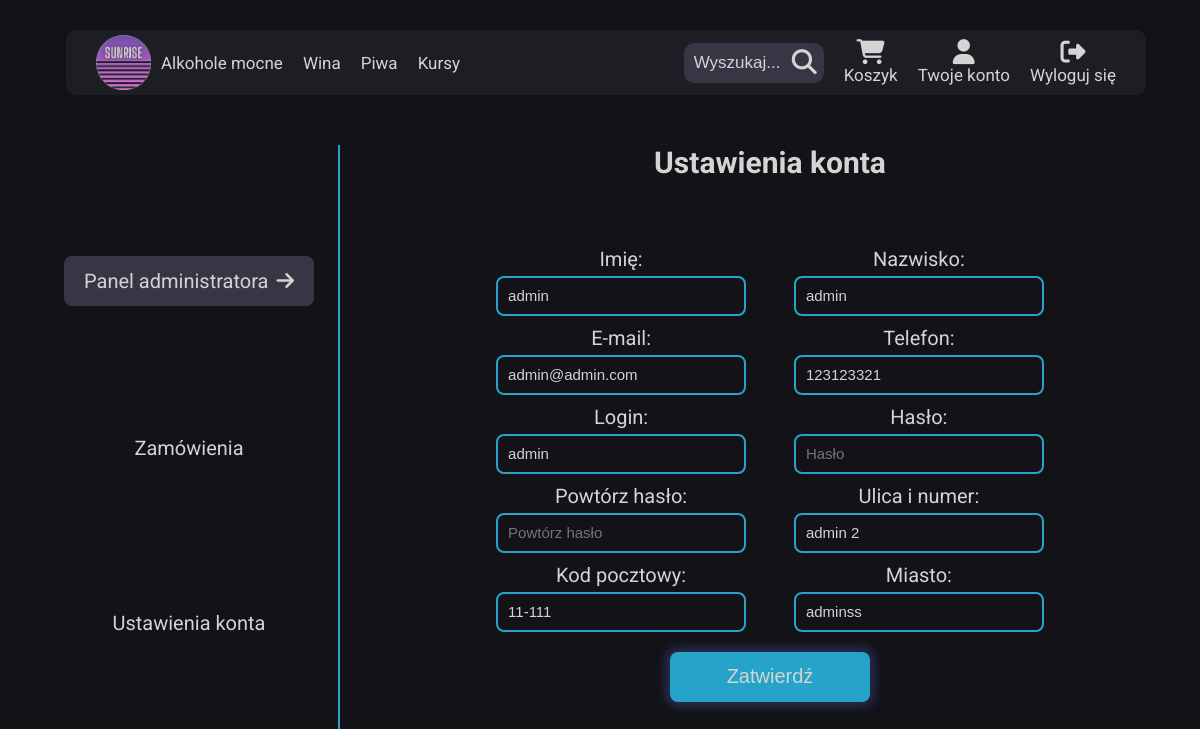
Screenshot of /html/user_panel/settings.php (signed in) with the database file from the repository.
### tables this page shows
CREATE TABLE `user` (
  `id` int(11) NOT NULL,
  `mail` varchar(100) NOT NULL,
  `login` varchar(20) NOT NULL,
  `pass` varchar(255) NOT NULL,
  `firstname` varchar(50) NOT NULL,
  `lastname` varchar(50) NOT NULL,
  `address_id` int(11) NOT NULL,
  `telephone` varchar(9) NOT NULL,
  `isAdmin` tinyint(1) NOT NULL,
  `isActive` tinyint(1) NOT NULL,
  `activationHash` varchar(255) NOT NULL,
  `create_date` datetime NOT NULL,
  `mod_date` datetime NOT NULL
);

CREATE TABLE `address` (
  `id` int(11) NOT NULL,
  `city` varchar(50) NOT NULL,
  `postal` varchar(10) NOT NULL,
  `address` varchar(75) NOT NULL,
  `create_date` datetime NOT NULL,
  `mod_date` datetime NOT NULL
);

### html/user_panel/settings.php (the view, shortened to what this page needs)
<?php
require_once('../../php/dblogin.php');
include '../menu_component.php';
?>
<h1 class="admin__headline">Ustawienia konta</h1>
<?php
$sql = 'select mail, login, pass, firstname, lastname, address_id, telephone from user where login like ?';
$query = $pdo->prepare($sql);
$query->execute([$_SESSION['login']]);
$user_info = $query->fetch();
$sql = 'select city, postal, address from address where id = ?';
$address_info = $pdo->prepare($sql);
$address_info->execute([$user_info['address_id']]);
$address_info = $address_info->fetch();
?>
<div class="admin__contentContainer admin__editContainer">
    <form class="admin__contentContainer--userForm" id="updateUserForm" method="post">
        <div class="admin__formContainer">
            <label for="name">Imię:</label>
            <input type="text" name="firstname" id="firstname" class="admin__contentContainer--input" placeholder="Imię" value="<?= $user_info['firstname'] ?>">
        </div>
        <div class="admin__formContainer">
            <label for="name">Nazwisko:</label>
            <input type="text" name="lastname" id="lastname" class="admin__contentContainer--input" placeholder="Nazwisko" value="<?= $user_info['lastname'] ?>">
        </div>
        <div class="admin__formContainer">
            <label for="name">E-mail:</label>
            <input type="email" name="email" id="email" class="admin__contentContainer--input" placeholder="Email" value="<?= $user_info['mail'] ?>">
        </div>
        <div class="admin__formContainer">
            <label for="name">Telefon:</label>
            <input type="number" name="phone" id="phone" class="admin__contentContainer--input" placeholder="Telefon" value="<?= $user_info['telephone'] ?>">
        </div>
        <div class="admin__formContainer">
            <label for="name">Login:</label>
            <input type="text" name="login" id="login" class="admin__contentContainer--input" placeholder="Login" value="<?= $user_info['login'] ?>">
        </div>
        <div class="admin__formContainer">
            <label for="name">Hasło:</label>
            <input type="password" name="password" id="password" class="admin__contentContainer--input" placeholder="Hasło">
        </div>
        <div class="admin__formContainer">
            <label for="name">Powtórz hasło:</label>
            <input type="password" name="password2" id="password2" class="admin__contentContainer--input" placeholder="Powtórz hasło">
        </div>
        <div class="admin__formContainer">
            <label for="name">Ulica i numer:</label>
            <input type="text" name="address" id="address" class="admin__contentContainer--input" placeholder="Ulica i numer" value="<?= $address_info['address'] ?>">
        </div>
        <div class="admin__formContainer">
            <label for="name">Kod pocztowy:</label>
            <input type="text" name="postcode" id="postcode" class="admin__contentContainer--input" placeholder="Kod pocztowy" value="<?= $address_info['postal'] ?>">
        </div>
        <div class="admin__formContainer">
            <label for="name">Miasto:</label>
            <input type="text" name="city" id="city" class="admin__contentContainer--input" placeholder="Miasto" value="<?= $address_info['city'] ?>">
        </div>
        <div class="admin__formContainer">
            <button type="submit" id="test" class="admin__contentContainer--addProduct">Zatwierdź</button>
        </div>
    </form>
</div>
<?php
require('./user_panel.php');

### css/main.css (style rules this page uses)
*, *::before, *::after { box-sizing: border-box; margin: 0; padding: 0; }
* { scrollbar-width: none; scrollbar-color: #d4d4d4 #121217; }
input[type=number] { -moz-appearance: textfield; }
html { font-size: 62.5%; scroll-behavior: smooth; }
body { min-height: 100%; display: flex; flex-direction: column; font-family: "Roboto", sans-serif; color: #d4d4d4; background-color: #121217; }
.admin__headline { font-size: 3rem; margin: 0 auto; }
.admin__formContainer { display: flex; flex-direction: column; align-items: center; justify-content: space-between; gap: 5px; }
.admin__contentContainer { position: relative; height: 800px; display: flex; flex-direction: column; align-items: center; justify-content: space-evenly; }
.admin__contentContainer form { display: flex; flex-direction: column; align-items: center; }
.admin__contentContainer--userForm { height: 80%; width: 99%; align-content: center; }
.admin__contentContainer label { font-size: 2rem; margin-top: 10px; }
.admin__contentContainer--input { height: 40px; width: 250px; padding: 0 10px; color: #d4d4d4; background: none; border: 2px solid rgb(38, 163, 201); font-size: 1.5rem; border-radius: 8px; }
.admin__contentContainer--addProduct { height: 50px; width: 200px; margin-top: 15px; border-radius: 8px; color: #d4d4d4; margin: 0 auto; margin-top: 20px; font-size: 2rem; border: none; background-color: rgb(38, 163, 201); box-shadow: 0px 0px 10px 5px #282d50; cursor: pointer; transition: transform 0.3s; }
.admin__editContainer { width: 650px; height: 630px; }
.admin__editContainer form { flex-direction: row; flex-wrap: wrap; justify-content: space-evenly; }

### rows the page displays
user: firstname "admin", lastname "admin", email "admin@admin.com", phone "123123321", login "admin"
address: address "admin 2", postcode "11-111", city "adminss"
